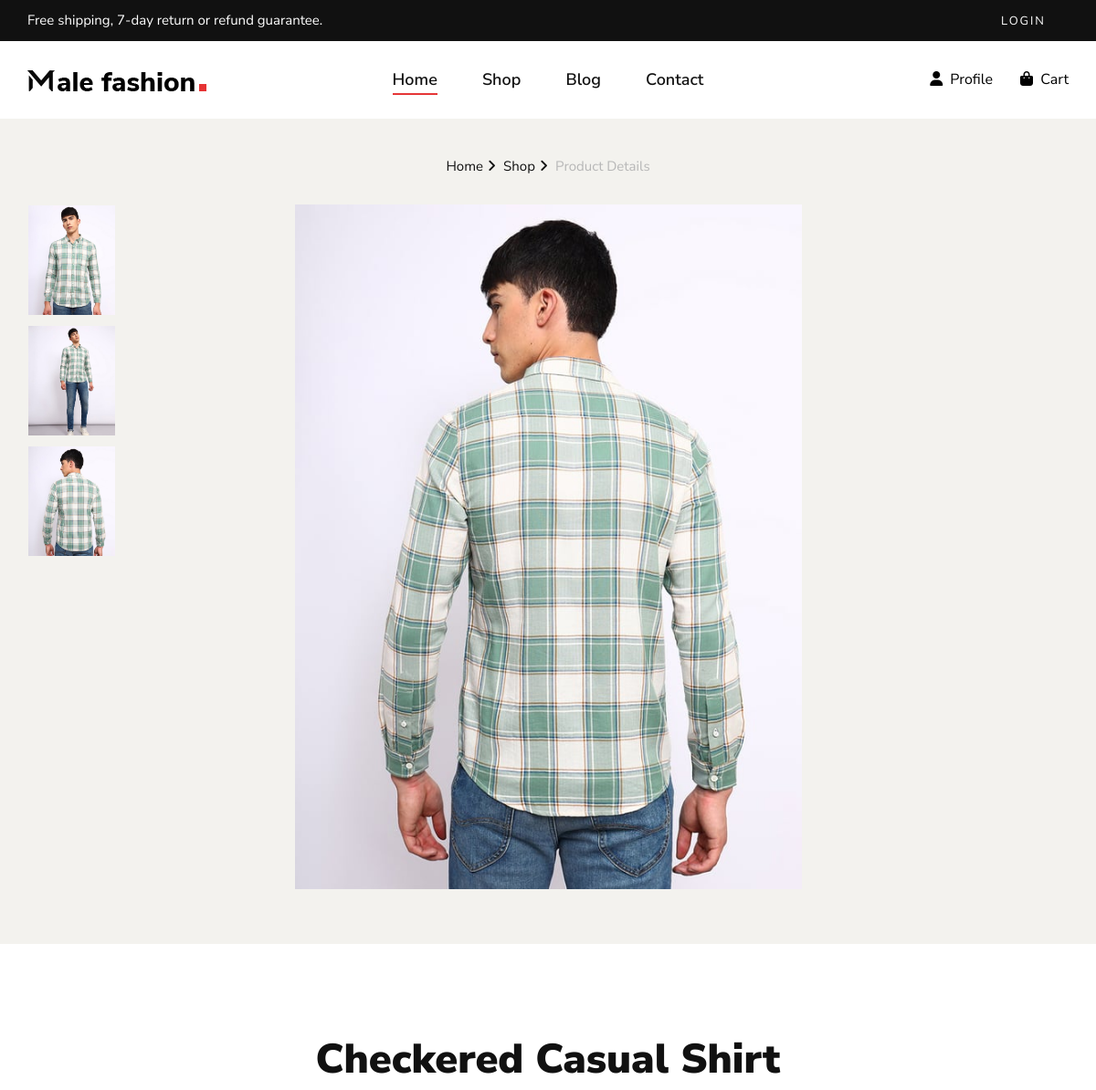
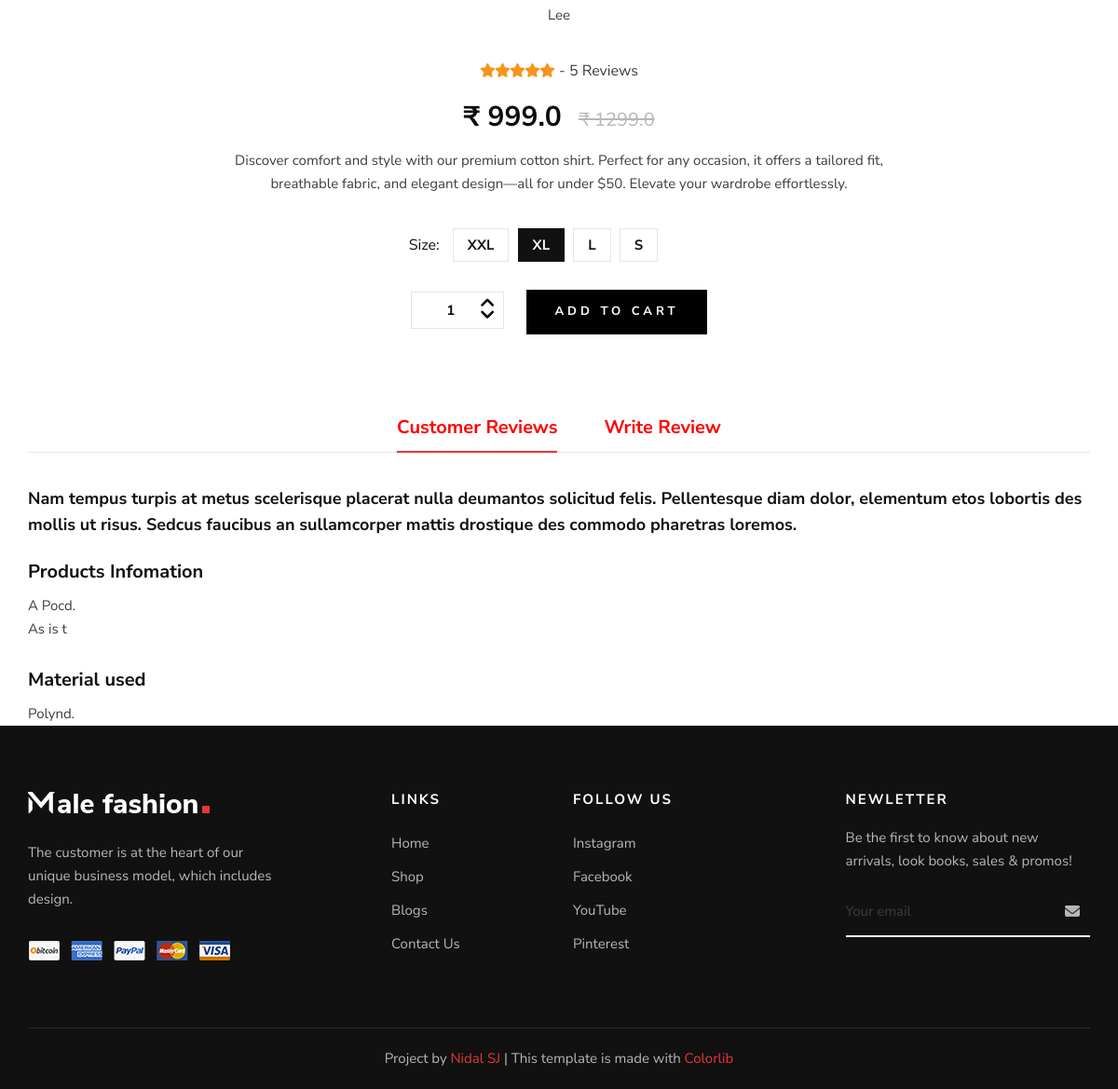
Screenshot of /product_details/3 with the database file from the repository (2 pictures, top to bottom).
### products/models.py (models this page shows, shortened)
class Product(models.Model):
    LIVE = 1
    DELETE = 0
    DELETE_CHOICES = ((LIVE, 'Live'), (DELETE, 'Delete'))
    PRODUCT_CATEGORIES = (
        ('shirts','Shirts'),
        ('jackets','Jackets'),
        ('tshirts','T-shirts'),
        ('hoodies','Hoodies'),
        ('jeans','Jeans'),
        ('pants','Pants'),
        )
    title = models.CharField(max_length=200)
    brand = models.CharField(max_length=100, null=True)
    category = models.CharField(max_length=50, null=True, choices=PRODUCT_CATEGORIES)
    price = models.FloatField()
    mrp_price = models.FloatField(null=True, default=0.0)
    size_s = models.BooleanField(default=False)
    size_m = models.BooleanField(default=False)
    size_l = models.BooleanField(default=False)
    size_xl = models.BooleanField(default=False)
    description = models.TextField()
    image1 = models.ImageField(upload_to='media/')
    image2 = models.ImageField(upload_to='media/')
    image3 = models.ImageField(upload_to='media/')
    on_hand_quantity = models.IntegerField()
    priority = models.IntegerField(default=0)
    delete_status = models.IntegerField(choices=DELETE_CHOICES, default=LIVE)
    created_at = models.DateTimeField(auto_now_add=True)
    updated_at = models.DateTimeField(auto_now=True)

### products/views.py (the view)
# urls.py: path('product_details/<pk>', views.detail_product, name='product_details'),
def detail_product(request,pk):
    product = Product.objects.get(pk=pk)
    context = {'product': product}
    return render(request, 'product_details.html', context)

### templates/product_details.html (shortened to what this page needs)
{% extends 'base_layout.html' %}
{% block content %}
{% include 'product_description.html' %}
{% endblock content %}

### templates/product_description.html (shortened to what this page needs)
{% load static %}
<section class="shop-details">
    <div class="product__details__pic">
        <div class="container">
            <div class="row">
                <div class="col-lg-12">
                    <div class="product__details__breadcrumb">
                        <a href="{% url 'home' %}">Home</a>
                        <a href="{% url 'list_product' %}">Shop</a>
                        <span>Product Details</span>
                    </div>
                </div>
            </div>
            <div class="row">
                <div class="col-lg-3 col-md-3">
                    <ul class="nav nav-tabs" role="tablist">
                        <li class="nav-item">
                            <a class="nav-link" data-toggle="tab" href="#tabs-1" role="tab" aria-selected="false">
                                <div class="product__thumb__pic set-bg" data-setbg="{{product.image1.url}}" style="background-image: url(&quot;img/product/jacket1.1.jpg&quot;);">
                                </div>
                            </a>
                        </li>
                        <li class="nav-item">
                            <a class="nav-link" data-toggle="tab" href="#tabs-2" role="tab" aria-selected="false">
                                <div class="product__thumb__pic set-bg" data-setbg="{{product.image2.url}}" style="background-image: url(&quot;img/product/jacket1.2.jpg&quot;);">
                                </div>
                            </a>
                        </li>
                        <li class="nav-item">
                            <a class="nav-link active" data-toggle="tab" href="#tabs-3" role="tab" aria-selected="true">
                                <div class="product__thumb__pic set-bg" data-setbg="{{product.image3.url}}" style="background-image: url(&quot;img/product/jacket1.3.jpg&quot;);">
                                </div>
                            </a>
                        </li>
                    </ul>
                </div>
                <div class="col-lg-6 col-md-9">
                    <div class="tab-content">
                        <div class="tab-pane active" id="tabs-3" role="tabpanel">
                            <div class="product__details__pic__item">
                                <img src="{{product.image3.url}}" alt="">
                            </div>
                        </div>
                    </div>
                </div>
            </div>
        </div>
    </div>
    <div class="product__details__content">
        <div class="container">
            <div class="row d-flex justify-content-center">
                <div class="col-lg-8">
                    <div class="product__details__text">
                        <h4>{{product.title}}</h4>
                        <p>{{product.brand}}</p>
                        <div class="rating">
                            <i class="fa fa-star"></i>
                            <i class="fa fa-star"></i>
                            <i class="fa fa-star"></i>
                            <i class="fa fa-star"></i>
                            <i class="fa fa-star-o"></i>
                            <span> - 5 Reviews</span>
                        </div>
                        <h3>₹ {{product.price}} <span>₹ {{product.mrp_price}}</span></h3>
                        <p>{{product.description}}</p>
                        <div class="product__details__option">
                            <div class="product__details__option__size">
                                <span>Size:</span>
                                <label for="xxl">xxl
                                </label>
                                <label class="active" for="xl">xl
                                </label>
                                <label for="l">l
                                </label>
                                <label for="sm">s
                                </label>
                            </div>
                        </div>
                        <div class="product__details__cart__option">
                            <div class="quantity">
                                <div class="pro-qty"><span class="fa fa-angle-up dec qtybtn"></span>
                                    <input type="number" value="1" min="1">
                                <span class="fa fa-angle-down inc qtybtn"></span></div>
                            </div>
                            <a href="#" class="primary-btn">add to cart</a>
                        </div>
                    </div>
                </div>
            </div>
            <div class="row">
                <div class="col-lg-12">
                    <div class="product__details__tab">
                        <ul class="nav nav-tabs" role="tablist">
                            <li class="nav-item">
                                <a class="nav-link active" data-toggle="tab" href="#tabs-5" role="tab" style="color: red;" aria-selected="true">Customer
                                    Reviews</a>
                            </li>
                            <li class="nav-item">
                                <a class="nav-link" data-toggle="tab" href="#tabs-6" role="tab" style="color: red;" aria-selected="false">Write Review</a>
                            </li>
                        </ul>
                        <div class="tab-content">
                            <div class="tab-pane active" id="tabs-5" role="tabpanel">
                                <div class="product__details__tab__content">
                                    <p class="note">Nam tempus turpis at metus scelerisque placerat nulla deumantos
                                        solicitud felis. Pellentesque diam dolor, elementum etos lobortis des mollis
                                        ut risus. Sedcus faucibus an sullamcorper mattis drostique des commodo
                                        pharetras loremos.</p>
                                    <div class="product__details__tab__content__item">
                                        <h5>Products Infomation</h5>
                                        <p>A Pocd.</p>
                                        <p>As is t</p>
                                    </div>
                                    <div class="product__details__tab__content__item">
                                        <h5>Material used</h5>
                                        <p>Polynd.</p>
                                    </div>
                                </div>
                            </div>
                        </div>
                    </div>
                </div>
            </div>
        </div>
    </div>
</section>

### rows the page displays
Product: image1 (picture), image2 (picture), image3 (picture), title "Checkered Casual Shirt", brand "Lee", price "999.0", mrp_price "1299.0", description "Discover comfort and style with our premium cotton shirt. Perfect for any occasion, it offers a tailored fit, breathable fabric, and elegant design—all for under $50. Elevate your wardrobe effortlessly."
